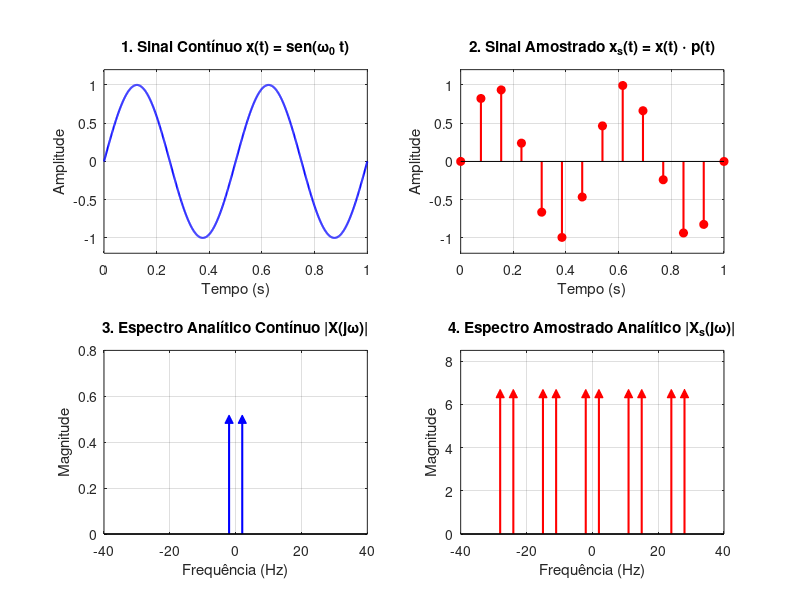

Write the MATLAB code that produced this figure. (Note: this script raises an error after producing the figure.)
% =========================================================================
% Análise de Amostragem Ideal de um Sinal Senoidal
% =========================================================================
clear; clc; close all;

% 1. Definição dos Parâmetros do Sinal e da Amostragem
f0 = 2;               % Frequência do sinal original (Hz)
w0 = 2*pi*f0;         % Frequência angular (rad/s)
fs = 13;              % Frequência de amostragem (Hz) - Respeita Nyquist (fs > 2*f0)
ws = 2*pi*fs;         % Frequência angular de amostragem (rad/s)
Ts = 1/fs;            % Período de amostragem (s)

% Vetores de tempo
t_cont = 0:0.001:1; % Eixo de tempo "contínuo" (alta resolução)
t_samp = 0:Ts:1;    % Eixo de tempo discreto (amostrado)

% =========================================================================
% PLOT 1: Sinal contínuo no tempo x(t) = sin(w0*t)
% =========================================================================
x_cont = sin(w0 * t_cont);

figure('Name', 'Analise de Amostragem Ideal', 'Position', [100, 100, 1000, 800]);

subplot(2, 2, 1);
plot(t_cont, x_cont, 'b-', 'LineWidth', 1.5);
title('1. Sinal Contínuo x(t) = sen(\omega_0 t)');
xlabel('Tempo (s)');
ylabel('Amplitude');
grid on;
ylim([-1.2 1.2]);

% =========================================================================
% PLOT 2: Sinal amostrado de forma ideal x_s(t) = x(t)*p(t)
% =========================================================================
x_samp = sin(w0 * t_samp);

subplot(2, 2, 2);
% Usamos 'stem' para representar o trem de impulsos ponderado pelo sinal
stem(t_samp, x_samp, 'r', 'filled', 'LineWidth', 1.5);
title('2. Sinal Amostrado x_s(t) = x(t) \cdot p(t)');
xlabel('Tempo (s)');
ylabel('Amplitude');
grid on;
ylim([-1.2 1.2]);

% =========================================================================
% PLOT 3: Espectro Analítico do Sinal Contínuo X(jw)
% =========================================================================
% Para x(t) = sen(w0*t), a magnitude de X(jw) possui impulsos em -w0 e +w0 
% com área igual a pi. Usaremos frequência em Hz (f) para facilitar a 
% visualização, onde a amplitude é 0.5 em -f0 e +f0.

f_orig = [-f0, f0];       % Posição dos impulsos
mag_orig = [0.5, 0.5];    % Magnitude dos impulsos

subplot(2, 2, 3);
% Representando deltas de Dirac com stem e marcadores de setas (^)
stem(f_orig, mag_orig, 'b', 'Marker', '^', 'LineWidth', 1.5, 'MarkerFaceColor', 'b');
title('3. Espectro Analítico Contínuo |X(j\omega)|');
xlabel('Frequência (Hz)');
ylabel('Magnitude');
grid on;
xlim([-40 40]);
ylim([0 0.8]);
% Adicionando linha base para clareza
line([-40 40], [0 0], 'Color', 'k');

% =========================================================================
% PLOT 4: Espectro Analítico do Sinal Amostrado X_s(jw)
% =========================================================================
% X_s(jw) = 1/Ts * sum( X(j(w - k*ws)) )
% Isso cria réplicas do espectro original deslocadas por múltiplos de fs,
% escalonadas por 1/Ts (ou seja, multiplicadas por fs).

k = -2:2; % Avaliaremos as réplicas de k=-2 até k=2
f_samp_locs = [];
mag_samp = [];

% Construindo as réplicas analiticamente
for idx = 1:length(k)
    f_shift = k(idx) * fs;
    f_samp_locs = [f_samp_locs, -f0 + f_shift, f0 + f_shift];
    % A magnitude é escalonada por 1/Ts = fs
    mag_samp = [mag_samp, 0.5 * fs, 0.5 * fs]; 
end

subplot(2, 2, 4);
stem(f_samp_locs, mag_samp, 'r', 'Marker', '^', 'LineWidth', 1.5, 'MarkerFaceColor', 'r');
title('4. Espectro Amostrado Analítico |X_s(j\omega)|');
xlabel('Frequência (Hz)');
ylabel('Magnitude');
grid on;
xlim([-40 40]);
ylim([0 (0.5*fs)+2]);
line([-40 40], [0 0], 'Color', 'k');

sgtitle('Análise Analítica de Amostragem Ideal de Sinais');

% TODO: adicionar amostragem natural e topo-plano analítico
